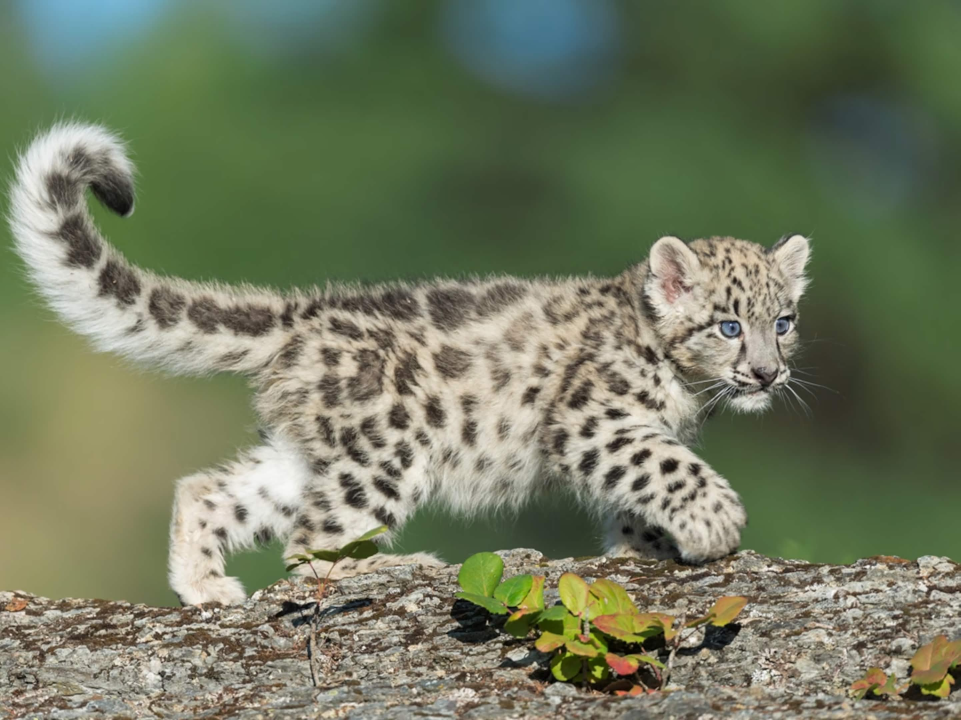
#> input picture Photos/snowcat.jpg, 2881 x 2160 px, found by its file name (shown at 1/3 size)
$ python Day2_CV.py
#> lines starting #> are read from the running program, lines starting #| are printed output that depends on the picture
import cv2 as cv

# Load image
img = cv.imread('Photos/snowcat.jpg')
#> img is the input picture: shape (2160, 2881, 3); mean B, G, R 95.9, 121.5, 114

# Show original
cv.imshow("Original", img)

# Resize image
resized = cv.resize(img, (500, 500))
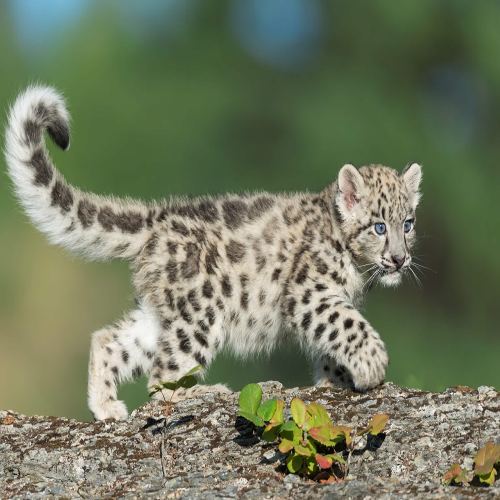
#> resized: shape (500, 500, 3); mean B, G, R 95.8, 121.4, 114
cv.imshow("Resized", resized)

# Crop image
cropped = img[50:400, 50:400]
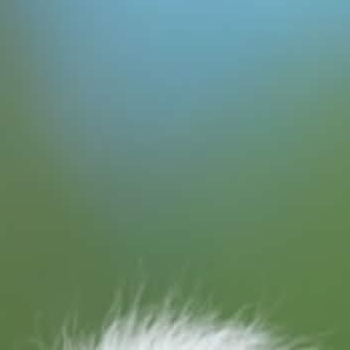
#> cropped: shape (350, 350, 3); mean B, G, R 120.3, 139.7, 104.3
cv.imshow("Cropped", cropped)

# Flip image
flipped = cv.flip(img, 1)
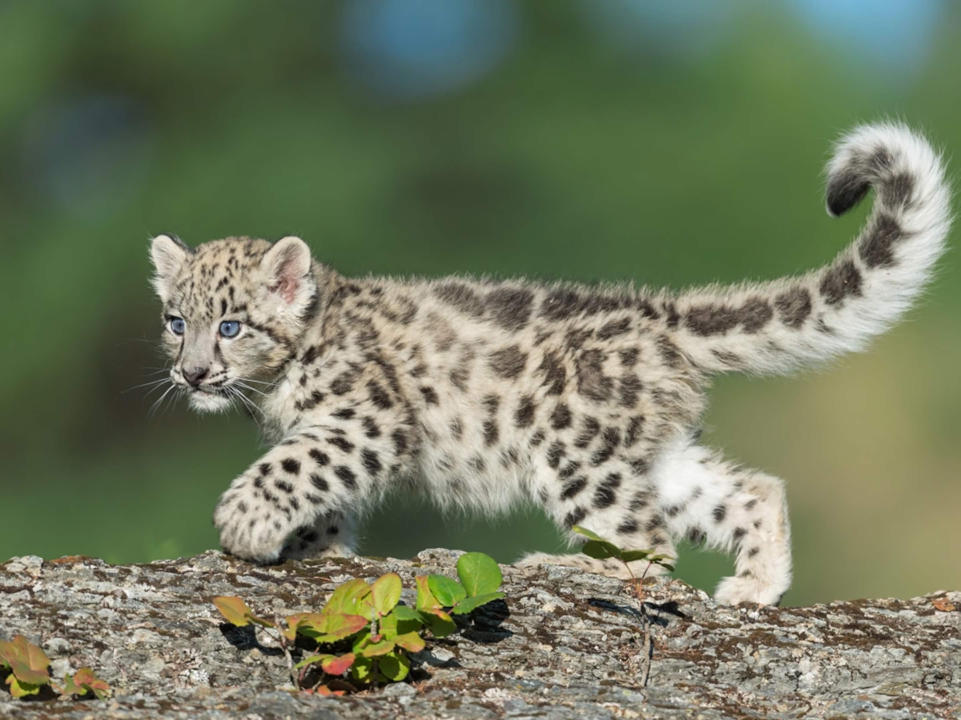
#> flipped: shape (2160, 2881, 3) (shown at 1/3 size); mean B, G, R 95.9, 121.5, 114
cv.imshow("Flipped", flipped)

cv.waitKey(0)
cv.destroyAllWindows()
